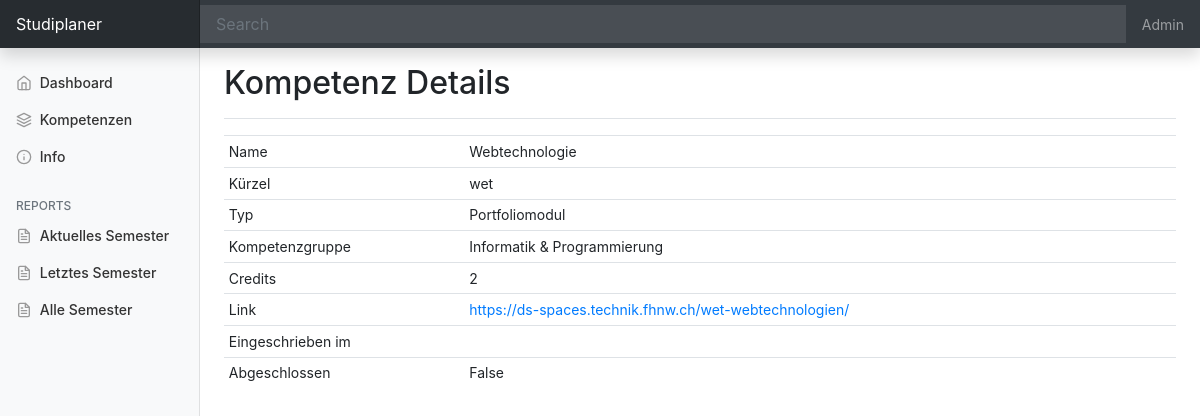
The app's page /course/1/ with its own data.
### kompetenzen/models.py (models this page shows, shortened)
class course(models.Model):
    id = models.AutoField(primary_key=True)
    name = models.CharField(max_length=200, null=True)
    shortname = models.CharField(max_length=10, null=True)
    type = models.ForeignKey(course_type, null=True, on_delete=models.SET_NULL)
    group = models.ForeignKey(course_group, null=True, on_delete=models.SET_NULL)
    credits = models.IntegerField(null=True)
    date_created = models.DateTimeField(auto_now_add=True)
    done = models.BooleanField(default=False)
    semester = models.ForeignKey(course_semester, null=True, on_delete=models.SET_NULL, blank=True)
    link = models.CharField(max_length=300, null=True)

class course_type(models.Model):
    id = models.AutoField(primary_key=True)
    name = models.CharField(max_length=100, null=True)
    date_created = models.DateTimeField(auto_now_add=True)
    def __str__(self):
        return self.name

class course_group(models.Model):
    id = models.AutoField(primary_key=True)
    name = models.CharField(max_length=100, null=True)
    maxcredits = models.IntegerField(null=True)
    mincredits = models.IntegerField(null=True)
    date_created = models.DateTimeField(auto_now_add=True)
    def __str__(self):
        return self.name

### kompetenzen/views.py (the view)
# urls.py: path('course/<str:pk>/', views.coursedetail, name="coursedetail"),
def coursedetail(request, pk):
     co = course.objects.get(id=pk)
     context = {'course':co}
     return render(request, 'kompetenzen/course.html', context)

### kompetenzen/templates/kompetenzen/course.html
{% extends 'kompetenzen/main.html' %}
{% block content %}
<main role="main" class="col-md-9 ml-sm-auto col-lg-10 px-md-4">
  <div class="d-flex justify-content-between flex-wrap flex-md-nowrap align-items-center pt-3 pb-2 mb-3 border-bottom">
    <h1 class="h2">Kompetenz Details</h1>
  </div>
  <div class="table-responsive">
    <table class="table table-striped table-sm">
      <thead>
        <tr>
          <td>Name</td>
          <td>{{course.name}}</td>
        </tr>
        <tr>
          <td>Kürzel</td>
          <td>{{course.shortname}}</td>
        </tr>
        <tr>
          <td>Typ</td>
          <td>{{course.type}}</td>
        </tr>
        <tr>
          <td>Kompetenzgruppe</td>
          <td>{{course.group}}</td>
        </tr>
        <tr>
          <td>Credits</td>
          <td>{{course.credits}}</td>
        </tr>
        <tr>
          <td>Link</td>
          <td><a href="{{course.link}}" target="_blank">{{course.link}}</a></td>
        </tr>
        <tr>
          <td>Eingeschrieben im</td>
          <td>{{course.signed_up}}</td>
        </tr>
        <tr>
          <td>Abgeschlossen</td>
          <td>{{course.done}}</td>
        </tr>
      </thead>
    </table>
  </div>
</main>
{% endblock %}

### static/css/main.css (style rules this page uses)
body { background-color: #ffffff; }

### static/css/dashboard.css (style rules this page uses)
body { font-size: .875rem; }

### records on screen
course: name "Webtechnologie", shortname "wet", type "Portfoliomodul", group "Informatik & Programmierung", credits "2", link "https://ds-spaces.technik.fhnw.ch/wet-webtechnologien/", done "False"
